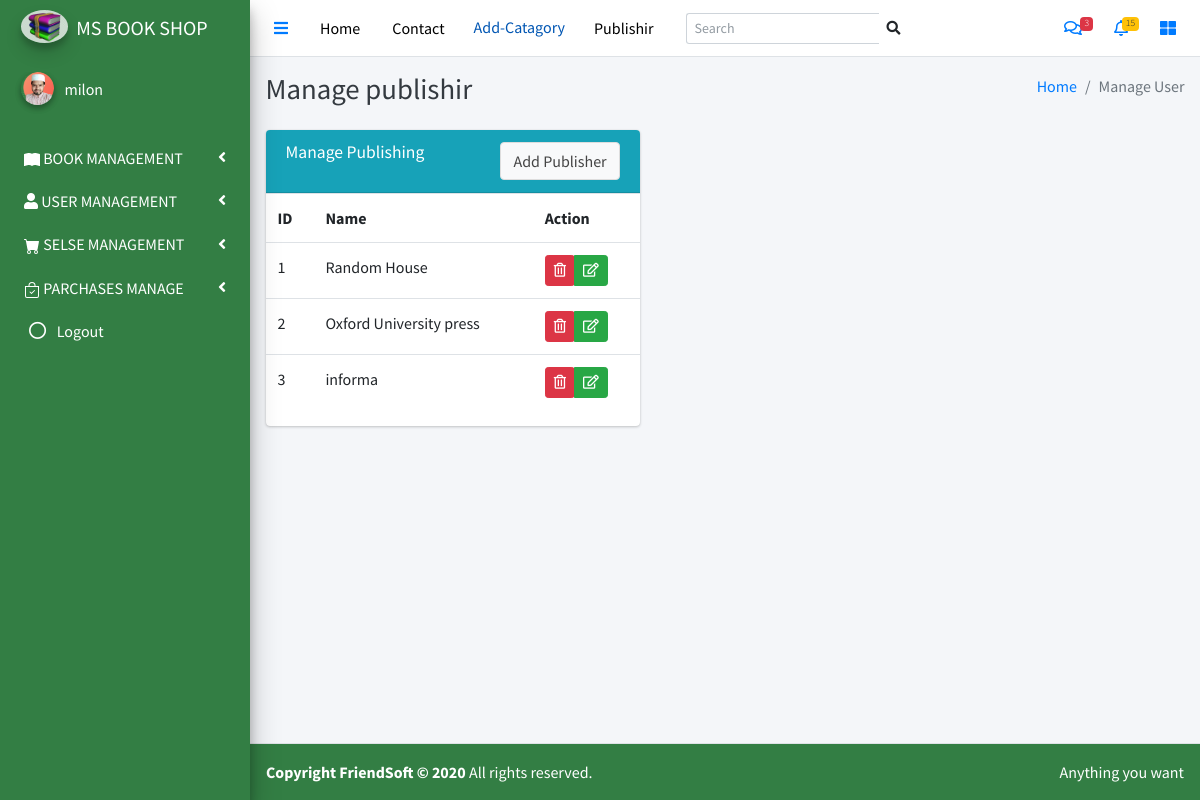
/publishing-company (signed in), run on the app's committed database.
### tables this page shows
create table lib_publishers(
id int(10) primary key auto_increment,
name varchar(50)
);

### db_config.php (called while the page is built, shortened)
<?php
$ex="lib_";
?>

### models/publishing.class.php (called while the page is built, shortened)
<?php
  class PubliserView{
        function __construct($id,$pubname){
        $this->id=$id;
        $this->pubname=$pubname;
        }
        public static function get_publishing(){
              global $db;
              global $ex;
              $sql="select id,name from {$ex}publishers";
              $publishers=$db->query($sql);
              $data=[];
              while($publisher=$publishers->fetch_object()){
                $publisher=new PubliserView($publisher->id,$publisher->name);
                array_push($data,$publisher);
              }
              return $data;
            }
    }
?>

### pages/publishing.php (the view, shortened to what this page needs)
<div class="content-header">
   <div class="container">
      <div class="row mb-2">
         <div class="col">
            <h1 class="m-0 text-dark">
               Manage publishir
            </h1>
         </div>
         <div class="col">
           <ol class="breadcrumb float-sm-right">
              <li class="breadcrumb-item"><a href="#">Home</a></li>
              <li class="breadcrumb-item active">Manage User</li>
            </ol>
         </div>
      </div>
   </div>
</div>
<div class="content">
   <div class="container">
      <div class="row">
         <div class="col-sm-5">
            <div class="card card-info">
                     <div class="card-header">
                        <h3 class="card-title">Manage Publishing</h3>
                        <button type="submit" class="btn btn-default float-right" data-toggle="modal" data-target="#Publisher-add">Add Publisher</button>
                        <br><?php echo isset($message)?$message:"" ?>
                     </div>
               <table class="table">
               <?php
                    echo "<tr><th>ID</th><th>Name</th><th>Action</th></tr>";
                    $publishs=PubliserView::get_publishing();
                    foreach($publishs as $publish){
                    echo "<tr>";
                    echo "<td>$publish->id</td>";
                    echo "<td>$publish->pubname</td>";
                    echo "<td>";
                        echo "<div class='btn-group'>";
                           Action_delete($publish->id);
                        $json=json_encode(["id"=>"$publish->id","publiname"=>"$publish->pubname"]);
                        echo "<button type='button' class='btn btn-success btn-sm btn-edit' name='btnEdit' value='edit' data-toggle='modal' data-target='#publiser-edit' data-json='$json'><i class='far fa-edit'></i></button>";
                        echo "</div>";
                    echo "</td>";
                    echo "</tr>";
                  }
               ?>
               </table>
            </div>
         </div>
      </div>
   </div>
</div>

### lib/components.php (shortened to what this page needs)
<?php
  function Action_delete($id){
    echo "<form action='#' method='post' onSubmit='return confirm(\"Are you sure?\")'>";
    echo "<button type='submit' class='btn btn-danger btn-sm' name='btnDel' value='del'><i class='far fa-trash-alt'></i></button>";
    echo "</form>";
  }
?>

### data on the page
lib_publishers: id "1", name "Random House"
lib_publishers: id "2", name "Oxford University press"
lib_publishers: id "3", name "informa"

### other printed values
$_SESSION["s_username"] "milon"
